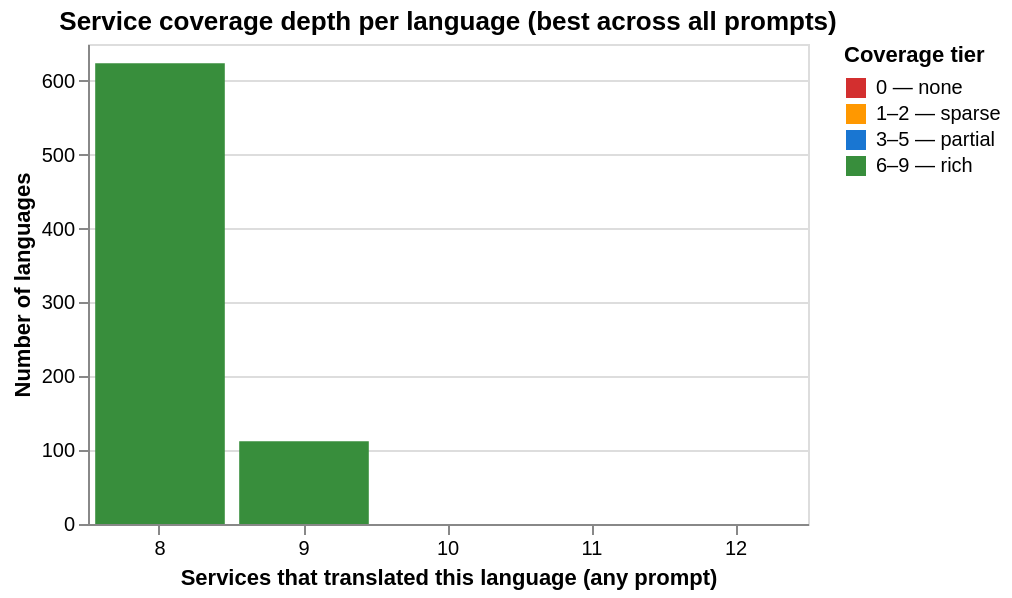

Source (notebook cell):
### Markdown cell above
### Coverage Depth by Language

Which languages are still weakly covered after collapsing across services and prompt variants? This section keeps the focus on pipeline availability: zero- and sparse-coverage languages are candidates for closer review in the error, quality, and downstream search notebooks.

### Code cell
term = TARGET_TERMS[0]
df_all = all_dfs[term].copy()
df_all["language_family"] = df_all["language_code"].apply(get_language_family)

all_svc_cols = {**PROMPT_INVARIANT_SERVICES, **LLM_SERVICES}
svc_cols = [c for c in all_svc_cols.values() if c in df_all.columns]

# A service "covers" a language if it succeeded in at least one prompt variant
coverage = df_all.groupby("language_code")[svc_cols].agg(lambda x: x.notna().any()).reset_index()
lang_meta = df_all[["language_code", "language_name", "language_family"]].drop_duplicates("language_code")
coverage_depth = coverage.merge(lang_meta, on="language_code")
coverage_depth["n_services"] = coverage_depth[svc_cols].sum(axis=1)

TIERS = {"0 — none": (0,0), "1–2 — sparse": (1,2), "3–5 — partial": (3,5), "6–9 — rich": (6,9)}
def tier(n):
    for label, (lo, hi) in TIERS.items():
        if lo <= n <= hi: return label
    return "other"
coverage_depth["tier"] = coverage_depth["n_services"].apply(tier)

tier_order = list(TIERS.keys())
hist = alt.Chart(coverage_depth).mark_bar().encode(
    x=alt.X("n_services:O", title="Services that translated this language (any prompt)", axis=alt.Axis(labelAngle=0)),
    y=alt.Y("count():Q", title="Number of languages"),
    color=alt.Color("tier:N", sort=tier_order,
        scale=alt.Scale(domain=tier_order, range=["#d32f2f","#ff9800","#1976d2","#388e3c"]),
        title="Coverage tier"),
    tooltip=["n_services:O", "count():Q", "tier:N"],
).properties(width=360, height=240, title="Service coverage depth per language (best across all prompts)")

low_cov = coverage_depth[coverage_depth["n_services"] <= 3][
    ["language_code","language_name","language_family","n_services","tier"]
].sort_values(["n_services","language_family"]).reset_index(drop=True)

print(f"Zero coverage: {(coverage_depth['n_services']==0).sum()} | Sparse (1-3): {((coverage_depth['n_services']>=1)&(coverage_depth['n_services']<=3)).sum()}. Only sparse languages: {low_cov['language_name'].tolist()}")

hist

### Figure 1 — Vega specification as saved in the notebook (floating-point values rounded to 4 significant figures)
{"$schema": "https://vega.github.io/schema/vega/v6.json", "data": [{"name": "source_0", "values": [{"__count": 112, "__count_end": 112.0, "__count_start": 0.0, "n_services": 9, "tier": "6–9 — rich"}, {"__count": 624, "__count_end": 624.0, "__count_start": 0.0, "n_services": 8, "tier": "6–9 — rich"}, {"__count": 41, "__count_end": 41.0, "__count_start": 0.0, "n_services": 11, "tier": "other"}, {"__count": 80, "__count_end": 80.0, "__count_start": 0.0, "n_services": 10, "tier": "other"}, {"__count": 24, "__count_end": 24.0, "__count_start": 0.0, "n_services": 12, "tier": "other"}]}, {"name": "source_0_x_domain_n_services", "values": [{"n_services": 9}, {"n_services": 8}, {"n_services": 11}, {"n_services": 10}, {"n_services": 12}]}], "marks": [{"type": "rect", "name": "marks", "from": {"data": "source_0"}, "encode": {"update": {"y2": {"field": "__count_start", "scale": "y"}, "x": {"field": "n_services", "scale": "x"}, "y": {"field": "__count_end", "scale": "y"}, "width": {"signal": "max(0.25, bandwidth('x'))"}, "tooltip": {"signal": "{\"n_services\": isValid(datum[\"n_services\"]) ? datum[\"n_services\"] : \"\"+datum[\"n_services\"], \"Count of Records\": format(datum[\"__count\"], \"\"), \"tier\": isValid(datum[\"tier\"]) ? datum[\"tier\"] : \"\"+datum[\"tier\"]}"}, "fill": {"field": "tier", "scale": "color"}}}, "style": ["bar"]}], "scales": [{"name": "x", "type": "band", "domain": {"data": "source_0_x_domain_n_services", "field": "n_services", "sort": true}, "range": [0, {"signal": "width"}], "paddingInner": 0.1, "paddingOuter": 0.05}, {"name": "y", "type": "linear", "domain": {"data": "source_0", "fields": ["__count_start", "__count_end"]}, "range": [{"signal": "height"}, 0], "nice": true, "zero": true}, {"name": "color", "type": "ordinal", "domain": ["0 — none", "1–2 — sparse", "3–5 — partial", "6–9 — rich"], "range": ["#d32f2f", "#ff9800", "#1976d2", "#388e3c"]}], "axes": [{"scale": "y", "ticks": false, "grid": true, "domain": false, "aria": false, "zindex": 0, "labels": false, "minExtent": 0, "maxExtent": 0, "orient": "left", "gridScale": "x", "tickCount": {"signal": "ceil(height/40)"}}, {"scale": "x", "zindex": 0, "title": "Services that translated this language (any prompt)", "orient": "bottom", "labelAngle": 0, "labelBaseline": "top", "grid": false}, {"scale": "y", "zindex": 0, "title": "Number of languages", "labelOverlap": true, "tickCount": {"signal": "ceil(height/40)"}, "orient": "left", "grid": false}], "title": {"text": "Service coverage depth per language (best across all prompts)", "frame": "group"}, "legends": [{"title": "Coverage tier", "fill": "color", "symbolType": "square"}], "padding": 5, "background": "white", "height": 240, "style": "cell", "width": 360}
